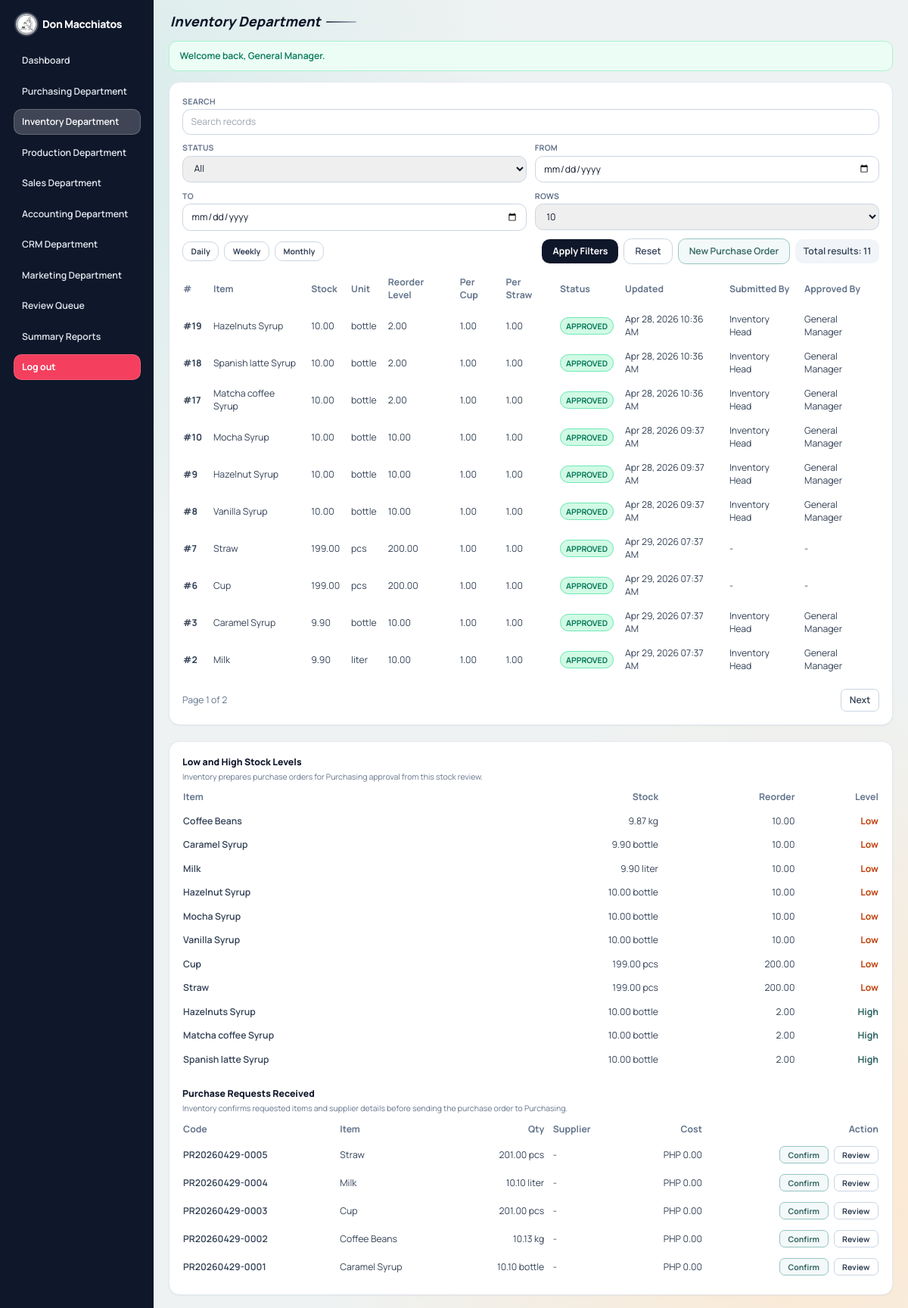
The page /department.php?dept=inventory (signed in) on the database its author committed.
### tables this page shows
CREATE TABLE `inventory_items` (
  `id` int(10) UNSIGNED NOT NULL,
  `item_name` varchar(120) NOT NULL,
  `unit` varchar(30) NOT NULL,
  `stock_qty` decimal(12,2) NOT NULL DEFAULT 0.00,
  `reorder_level` decimal(12,2) NOT NULL DEFAULT 0.00,
  `per_cup_qty` decimal(12,2) NOT NULL DEFAULT 1.00,
  `per_straw_qty` decimal(12,2) NOT NULL DEFAULT 1.00,
  `notes` text DEFAULT NULL,
  `status` enum('pending','approved','rejected') NOT NULL DEFAULT 'pending',
  `submitted_by` int(10) UNSIGNED DEFAULT NULL,
  `approved_by` int(10) UNSIGNED DEFAULT NULL,
  `approval_note` text DEFAULT NULL,
  `approved_at` datetime DEFAULT NULL,
  `created_at` datetime NOT NULL DEFAULT current_timestamp(),
  `updated_at` datetime NOT NULL DEFAULT current_timestamp() ON UPDATE current_timestamp()
);

CREATE TABLE `users` (
  `id` int(10) UNSIGNED NOT NULL,
  `full_name` varchar(120) NOT NULL,
  `username` varchar(60) NOT NULL,
  `password_hash` varchar(255) NOT NULL,
  `role` enum('general_manager','department_head') NOT NULL,
  `department` enum('purchasing','inventory','production','sales','accounting','crm','marketing') DEFAULT NULL,
  `created_at` datetime NOT NULL DEFAULT current_timestamp(),
  `updated_at` datetime NOT NULL DEFAULT current_timestamp() ON UPDATE current_timestamp()
);

CREATE TABLE `purchase_requests` (
  `id` int(10) UNSIGNED NOT NULL,
  `request_code` varchar(40) NOT NULL,
  `inventory_item_id` int(10) UNSIGNED NOT NULL,
  `requested_qty` decimal(12,2) NOT NULL DEFAULT 0.00,
  `supplier_name` varchar(160) DEFAULT NULL,
  `quoted_unit_cost` decimal(12,2) DEFAULT NULL,
  `estimated_total` decimal(12,2) NOT NULL DEFAULT 0.00,
  `expected_delivery_date` date DEFAULT NULL,
  `notes` text DEFAULT NULL,
  `inventory_confirmed_by` int(10) UNSIGNED DEFAULT NULL,
  `inventory_confirmed_at` datetime DEFAULT NULL,
  `purchasing_processed_by` int(10) UNSIGNED DEFAULT NULL,
  `purchasing_processed_at` datetime DEFAULT NULL,
  `purchasing_note` text DEFAULT NULL,
  `status` enum('pending','approved','rejected') NOT NULL DEFAULT 'pending',
  `submitted_by` int(10) UNSIGNED DEFAULT NULL,
  `approved_by` int(10) UNSIGNED DEFAULT NULL,
  `approval_note` text DEFAULT NULL,
  `approved_at` datetime DEFAULT NULL,
  `created_at` datetime NOT NULL DEFAULT current_timestamp(),
  `updated_at` datetime NOT NULL DEFAULT current_timestamp() ON UPDATE current_timestamp()
);

### department.php (the view, shortened to what the rows shown need)
<?php
$department = $_GET['dept'] ?? '';
$config = department_config($department);
$pdo = db();
$table = $config['table'];
$page = max(1, (int) ($_GET['page'] ?? 1));
$perPage = (int) ($_GET['per_page'] ?? 10);
$isInventoryDepartment = $department === 'inventory';
$where = [];
$params = [];
$whereSql = $where ? ('WHERE ' . implode(' AND ', $where)) : '';
$offset = ($page - 1) * $perPage;
$stmt = $pdo->prepare("SELECT t.*, su.full_name AS submitted_name, au.full_name AS approved_name
    FROM {$table} t
    LEFT JOIN users su ON su.id = t.submitted_by
    LEFT JOIN users au ON au.id = t.approved_by
    {$whereSql}
    ORDER BY t.id DESC
    LIMIT {$perPage} OFFSET {$offset}");
$stmt->execute($params);
$rows = $stmt->fetchAll();
$inventoryMap = [];
$ingredientSelectionMap = [];
if (in_array($department, ['purchasing', 'inventory', 'production', 'sales'], true)) {
    $allInventoryItems = $pdo->query('SELECT id, item_name, stock_qty, unit, per_cup_qty, per_straw_qty, status FROM inventory_items ORDER BY item_name ASC')->fetchAll();
    foreach ($allInventoryItems as $item) {
        $itemId = (int) ($item['id'] ?? 0);
        $itemName = (string) ($item['item_name'] ?? '-');
        $stockQty = number_format((float) ($item['stock_qty'] ?? 0), 2);
        $unit = (string) ($item['unit'] ?? '');
        $perCupQty = number_format((float) ($item['per_cup_qty'] ?? 0), 2);
        $perStrawQty = number_format((float) ($item['per_straw_qty'] ?? 0), 2);
        $baseLabel = $itemName . ' (' . $stockQty . ' ' . $unit . ')';
        $inventoryMap[$itemId] = $baseLabel;
        $ingredientSelectionMap[$itemId] = $baseLabel . ' | Cup: ' . $perCupQty . ' | Straw: ' . $perStrawQty;
    }
}
$formatIngredientSelection = static function ($value, ?array $record = null) use ($ingredientSelectionMap): string {
    $ids = normalize_inventory_item_ids($value);
    if ($ids === [] && $record !== null) {
        $ids = inventory_item_ids_from_record($record);
    }
    return format_inventory_item_selection($ids, $ingredientSelectionMap);
};
$workflowInventoryRows = [];
if (in_array($department, ['production', 'inventory'], true)) {
    $workflowInventoryRows = $pdo->query("SELECT id, item_name, stock_qty, unit, reorder_level,
            CASE
                WHEN stock_qty <= 0 THEN 'out'
                WHEN stock_qty <= reorder_level THEN 'low'
                WHEN stock_qty >= (reorder_level * 3) AND reorder_level > 0 THEN 'high'
                ELSE 'normal'
            END AS stock_level
        FROM inventory_items
        WHERE status = 'approved'
        ORDER BY
            CASE
                WHEN stock_qty <= 0 THEN 0
                WHEN stock_qty <= reorder_level THEN 1
                WHEN stock_qty >= (reorder_level * 3) AND reorder_level > 0 THEN 3
                ELSE 2
            END,
            stock_qty ASC,
            item_name ASC
        LIMIT 20")->fetchAll() ?: [];
}
$inventoryPurchaseOrderRows = [];
if ($isInventoryDepartment) {
    $inventoryPurchaseOrderRows = $pdo->query("SELECT pr.*, i.item_name, i.unit, i.stock_qty, i.reorder_level
        FROM purchase_requests pr
        LEFT JOIN inventory_items i ON i.id = pr.inventory_item_id
        WHERE pr.status = 'pending' AND pr.inventory_confirmed_at IS NULL
        ORDER BY pr.updated_at DESC, pr.id DESC
        LIMIT 20")->fetchAll() ?: [];
}
        ?>
    <?php
require_once __DIR__ . '/includes/layout_top.php';
?>
<section class="rounded-2xl border border-slate-200 bg-white p-5 shadow-sm">
    <div class="table-scroll mt-4">
        <table class="stack-table w-full min-w-[980px] text-sm">
            <thead>
            <tr class="text-left text-slate-500">
                <th class="pb-2 pr-4" data-priority="high">#</th>
                <?php foreach ($config['list_columns'] as $label => $column): ?>
                    <th class="pb-2 pr-4" data-priority="medium"><?= e($label) ?></th>
                <?php endforeach; ?>
                <th class="pb-2 pr-4" data-priority="low">Submitted By</th>
                <th class="pb-2 pr-4" data-priority="low">Approved By</th>
            </tr>
            </thead>
            <tbody class="text-slate-700">
            <?php if ($rows): ?>
                <?php foreach ($rows as $row): ?>
                    <?php
                    $rowId = (int) $row['id'];
                    ?>
                    <tr class="border-t border-slate-100">
                        <td class="py-2 pr-4 font-bold">#<?= e((string) $rowId) ?></td>
                        <?php foreach ($config['list_columns'] as $column): ?>
                            <td class="py-2 pr-4">
                                <?php if ($column === 'status'): ?>
                                    <span class="rounded-full px-2 py-1 text-xs font-bold <?= e(status_badge_class((string) $row[$column])) ?>"><?= e(strtoupper((string) $row[$column])) ?></span>
                                <?php elseif ($column === 'purchase_workflow_stage'): ?>
                                    <span class="rounded-full border border-slate-300 bg-slate-50 px-2 py-1 text-xs font-bold text-slate-700"><?= e(purchase_workflow_stage_label($row)) ?></span>
                                <?php elseif ($column === 'inventory_item_id'): ?>
                                    <?= e($inventoryMap[(int) ($row[$column] ?? 0)] ?? '-') ?>
                                <?php elseif ($column === 'ingredient_item_ids'): ?>
                                    <?= e($formatIngredientSelection($row[$column] ?? null, $row)) ?>
                                <?php else: ?>
                                    <?= e(format_table_value($column, $row[$column] ?? null)) ?>
                                <?php endif; ?>
                            </td>
                        <?php endforeach; ?>
                        <td class="py-2 pr-4"><?= e($row['submitted_name'] ?? '-') ?></td>
                        <td class="py-2 pr-4"><?= e($row['approved_name'] ?? '-') ?></td>
                    </tr>
                <?php endforeach; ?>
            <?php else: ?>
                <tr>
                    <td colspan="100%" class="py-4 text-center text-slate-500">No records yet for this department.</td>
                </tr>
            <?php endif; ?>
            </tbody>
        </table>
    </div>
</section>
<?php if ($isInventoryDepartment): ?>
<section class="mt-6 rounded-2xl border border-slate-200 bg-white p-5 shadow-sm">
    <div class="table-scroll mt-3">
        <table class="stack-table w-full min-w-[620px] text-sm">
            <thead>
            <tr class="text-left text-slate-500">
                <th class="pb-2 pr-3" data-priority="high">Item</th>
                <th class="pb-2 pr-3 text-right" data-priority="high">Stock</th>
                <th class="pb-2 pr-3 text-right" data-priority="medium">Reorder</th>
                <th class="pb-2 text-right" data-priority="high">Level</th>
            </tr>
            </thead>
            <tbody class="text-slate-700">
            <?php if ($workflowInventoryRows): ?>
                <?php foreach ($workflowInventoryRows as $inventoryLevel): ?>
                    <?php
                    $level = (string) ($inventoryLevel['stock_level'] ?? 'normal');
                    $levelLabel = ['out' => 'Out', 'low' => 'Low', 'high' => 'High', 'normal' => 'Normal'][$level] ?? 'Normal';
                    $levelClass = $level === 'out' ? 'text-rose-700' : ($level === 'low' ? 'text-orange-700' : ($level === 'high' ? 'text-brand-700' : 'text-emerald-700'));
                    ?>
                    <tr class="border-t border-slate-100">
                        <td class="py-2 pr-3 font-semibold"><?= e((string) ($inventoryLevel['item_name'] ?? '-')) ?></td>
                        <td class="py-2 pr-3 text-right"><?= e(number_format((float) ($inventoryLevel['stock_qty'] ?? 0), 2)) ?> <?= e((string) ($inventoryLevel['unit'] ?? '')) ?></td>
                        <td class="py-2 pr-3 text-right"><?= e(number_format((float) ($inventoryLevel['reorder_level'] ?? 0), 2)) ?></td>
                        <td class="py-2 text-right font-bold <?= e($levelClass) ?>"><?= e($levelLabel) ?></td>
                    </tr>
                <?php endforeach; ?>
            <?php else: ?>
                <tr><td colspan="4" class="py-3 text-slate-500">No approved inventory items available.</td></tr>
            <?php endif; ?>
            </tbody>
        </table>
    </div>
    <div class="mt-6">
        <div class="table-scroll mt-3">
            <table class="stack-table w-full min-w-[760px] text-sm">
                <thead>
                <tr class="text-left text-slate-500">
                    <th class="pb-2 pr-3" data-priority="high">Code</th>
                    <th class="pb-2 pr-3" data-priority="high">Item</th>
                    <th class="pb-2 pr-3 text-right" data-priority="medium">Qty</th>
                    <th class="pb-2 pr-3" data-priority="medium">Supplier</th>
                    <th class="pb-2 pr-3 text-right" data-priority="medium">Cost</th>
                    <th class="pb-2 text-right" data-priority="high">Action</th>
                </tr>
                </thead>
                <tbody class="text-slate-700">
                <?php if ($inventoryPurchaseOrderRows): ?>
                    <?php foreach ($inventoryPurchaseOrderRows as $purchaseOrderRow): ?>
                        <?php $purchaseOrderRowId = (int) ($purchaseOrderRow['id'] ?? 0); ?>
                        <tr class="border-t border-slate-100">
                            <td class="py-2 pr-3 font-semibold"><?= e((string) ($purchaseOrderRow['request_code'] ?? '-')) ?></td>
                            <td class="py-2 pr-3"><?= e((string) ($purchaseOrderRow['item_name'] ?? ('Item #' . (int) ($purchaseOrderRow['inventory_item_id'] ?? 0)))) ?></td>
                            <td class="py-2 pr-3 text-right"><?= e(number_format((float) ($purchaseOrderRow['requested_qty'] ?? 0), 2)) ?> <?= e((string) ($purchaseOrderRow['unit'] ?? '')) ?></td>
                            <td class="py-2 pr-3"><?= e((string) ($purchaseOrderRow['supplier_name'] ?? '-')) ?></td>
                            <td class="py-2 pr-3 text-right"><?= e(format_money((float) ($purchaseOrderRow['estimated_total'] ?? 0))) ?></td>
                            <td class="py-2 text-right">
                                <?php $inventoryActionLabel = inventory_purchase_order_action_label($purchaseOrderRow); ?>
                                <?php if ($inventoryActionLabel !== null): ?>
                                    <div class="inline-flex items-center gap-2">
                                        <form method="post" action="handlers.php" class="m-0" data-disable-on-submit>
                                            <button type="submit" class="rounded-lg border border-brand-300 bg-brand-50 px-3 py-1 text-xs font-bold text-brand-700 hover:bg-brand-100"><?= e($inventoryActionLabel) ?></button>
                                        </form>
                                        <button type="button" onclick="openModal('prepare-inventory-po-<?= e((string) $purchaseOrderRowId) ?>')" class="rounded-lg border border-slate-300 px-3 py-1 text-xs font-bold text-slate-700 hover:bg-slate-50">Review</button>
                                    </div>
                                <?php endif; ?>
                            </td>
                        </tr>
                    <?php endforeach; ?>
                <?php else: ?>
                    <tr><td colspan="6" class="py-3 text-slate-500">No purchase requests awaiting Inventory confirmation.</td></tr>
                <?php endif; ?>
                </tbody>
            </table>
        </div>
    </div>
</section>
<?php endif; ?>
<?php require_once __DIR__ . '/includes/layout_bottom.php'; ?>

### rows shown on the page
inventory_items: id "19", item_name "Hazelnuts Syrup", stock_qty "10.00", unit "bottle", reorder_level "2.00", per_cup_qty "1.00", per_straw_qty "1.00", status "APPROVED", updated_at "Apr 28, 2026 10:36 AM", submitted_by.full_name "Inventory Head", approved_by.full_name "General Manager", levelLabel "High"
inventory_items: id "18", item_name "Spanish latte Syrup", stock_qty "10.00", unit "bottle", reorder_level "2.00", per_cup_qty "1.00", per_straw_qty "1.00", status "APPROVED", updated_at "Apr 28, 2026 10:36 AM", submitted_by.full_name "Inventory Head", approved_by.full_name "General Manager", levelLabel "High"
inventory_items: id "17", item_name "Matcha coffee Syrup", stock_qty "10.00", unit "bottle", reorder_level "2.00", per_cup_qty "1.00", per_straw_qty "1.00", status "APPROVED", updated_at "Apr 28, 2026 10:36 AM", submitted_by.full_name "Inventory Head", approved_by.full_name "General Manager", levelLabel "High"
inventory_items: id "10", item_name "Mocha Syrup", stock_qty "10.00", unit "bottle", reorder_level "10.00", per_cup_qty "1.00", per_straw_qty "1.00", status "APPROVED", updated_at "Apr 28, 2026 09:37 AM", submitted_by.full_name "Inventory Head", approved_by.full_name "General Manager", levelLabel "Low"
inventory_items: id "9", item_name "Hazelnut Syrup", stock_qty "10.00", unit "bottle", reorder_level "10.00", per_cup_qty "1.00", per_straw_qty "1.00", status "APPROVED", updated_at "Apr 28, 2026 09:37 AM", submitted_by.full_name "Inventory Head", approved_by.full_name "General Manager", levelLabel "Low"
inventory_items: id "8", item_name "Vanilla Syrup", stock_qty "10.00", unit "bottle", reorder_level "10.00", per_cup_qty "1.00", per_straw_qty "1.00", status "APPROVED", updated_at "Apr 28, 2026 09:37 AM", submitted_by.full_name "Inventory Head", approved_by.full_name "General Manager", levelLabel "Low"
inventory_items: id "7", item_name "Straw", stock_qty "199.00", unit "pcs", reorder_level "200.00", per_cup_qty "1.00", per_straw_qty "1.00", status "APPROVED", updated_at "Apr 29, 2026 07:37 AM", submitted_name "-", approved_name "-", levelLabel "Low"
inventory_items: id "6", item_name "Cup", stock_qty "199.00", unit "pcs", reorder_level "200.00", per_cup_qty "1.00", per_straw_qty "1.00", status "APPROVED", updated_at "Apr 29, 2026 07:37 AM", submitted_name "-", approved_name "-", levelLabel "Low"
inventory_items: id "3", item_name "Caramel Syrup", stock_qty "9.90", unit "bottle", reorder_level "10.00", per_cup_qty "1.00", per_straw_qty "1.00", status "APPROVED", updated_at "Apr 29, 2026 07:37 AM", submitted_by.full_name "Inventory Head", approved_by.full_name "General Manager", levelLabel "Low"
inventory_items: id "2", item_name "Milk", stock_qty "9.90", unit "liter", reorder_level "10.00", per_cup_qty "1.00", per_straw_qty "1.00", status "APPROVED", updated_at "Apr 29, 2026 07:37 AM", submitted_by.full_name "Inventory Head", approved_by.full_name "General Manager", levelLabel "Low"
inventory_items: item_name "Coffee Beans", stock_qty "9.87", unit "kg", reorder_level "10.00", levelLabel "Low"
purchase_requests: request_code "PR20260429-0005", inventory_item.item_name "Straw", requested_qty "201.00", inventory_item.unit "pcs", supplier_name "-", estimated_total "PHP 0.00", inventory_confirmed_at "Confirm"
purchase_requests: request_code "PR20260429-0004", inventory_item.item_name "Milk", requested_qty "10.10", inventory_item.unit "liter", supplier_name "-", estimated_total "PHP 0.00", inventory_confirmed_at "Confirm"
purchase_requests: request_code "PR20260429-0003", inventory_item.item_name "Cup", requested_qty "201.00", inventory_item.unit "pcs", supplier_name "-", estimated_total "PHP 0.00", inventory_confirmed_at "Confirm"
purchase_requests: request_code "PR20260429-0002", inventory_item.item_name "Coffee Beans", requested_qty "10.13", inventory_item.unit "kg", supplier_name "-", estimated_total "PHP 0.00", inventory_confirmed_at "Confirm"
purchase_requests: request_code "PR20260429-0001", inventory_item.item_name "Caramel Syrup", requested_qty "10.10", inventory_item.unit "bottle", supplier_name "-", estimated_total "PHP 0.00", inventory_confirmed_at "Confirm"

### other values the page prints
APP_NAME "Don Macchiatos"
$departmentName "Purchasing Department"
$departmentName "Inventory Department"
$departmentName "Production Department"
$departmentName "Sales Department"
$departmentName "Accounting Department"
$departmentName "CRM Department"
$departmentName "Marketing Department"
$pageTitle "Inventory Department"
$flash['message'] "Welcome back, General Manager."
$rangeLabel "Daily"
$rangeLabel "Weekly"
$rangeLabel "Monthly"
$totalRows "11"
$label "Item"
